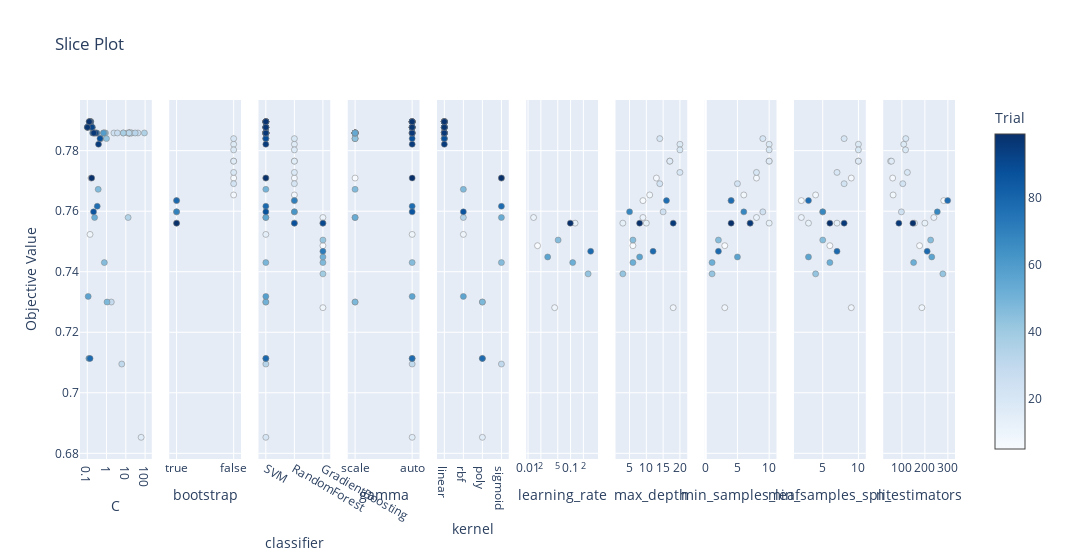

Notebook code cell kept with this figure:
### Code cell
# 3. Slice Plot
plot_slice(study).show()

### Figure 1 — Plotly figure (JSON) as saved in the notebook; plotly's stock layout.template omitted (floating-point values rounded to 4 significant figures)
{"data": [{"marker": {"color": [5, 9, 16, 19, 20, 21, 22, 23, 24, 25, 26, 27, 28, 29, 30, 31, 32, 33, 34, 35, 37, 38, 40, 41, 42, 43, 44, 46, 47, 48, 50, 51, 52, 53, 54, 55, 56, 57, 58, 59, 61, 62, 63, 64, 65, 66, 67, 68, 71, 72, 73, 74, 75, 76, 77, 78, 79, 80, 81, 82, 83, 84, 85, 86, 88, 89, 91, 92, 93, 94, 95, 96, 97, 98, 99], "colorbar": {"title": {"text": "Trial"}, "x": 1, "xpad": 40}, "colorscale": [[0, "rgb(247,251,255)"], [0.125, "rgb(222,235,247)"], [0.25, "rgb(198,219,239)"], [0.375, "rgb(158,202,225)"], [0.5, "rgb(107,174,214)"], [0.625, "rgb(66,146,198)"], [0.75, "rgb(33,113,181)"], [0.875, "rgb(8,81,156)"], [1, "rgb(8,48,107)"]], "line": {"color": "Grey", "width": 0.5}, "showscale": true}, "mode": "markers", "name": "Feasible Trial", "showlegend": false, "type": "scatter", "x": [0.1546, 0.1382, 62.35, 11.9, 15.79, 14.52, 15.39, 7.366, 14.9, 2.402, 42.57, 3.661, 20.22, 1.765, 6.147, 18.77, 14.7, 30.72, 13.14, 92.08, 7.433, 0.8784, 0.6912, 0.4915, 0.7889, 0.9897, 0.4857, 0.7683, 0.3681, 1.057, 0.2526, 0.2367, 0.2276, 0.2396, 0.1899, 0.1045, 0.1114, 0.3158, 0.1209, 0.6987, 0.1853, 0.1498, 0.1443, 0.1439, 0.1462, 0.1513, 0.156, 0.1577, 0.1039, 0.1704, 0.1466, 0.1402, 0.1265, 0.1347, 0.3277, 0.1391, 0.1998, 0.2947, 0.1351, 0.139, 0.1006, 0.1697, 0.1368, 0.211, 0.4587, 0.1277, 0.1441, 0.1765, 0.2688, 0.1328, 0.3825, 0.2182, 0.1019, 0.1271, 0.1689], "xaxis": "x", "y": [0.7709, 0.7523, 0.6853, 0.7858, 0.7858, 0.7858, 0.7858, 0.7858, 0.7858, 0.7858, 0.7858, 0.7858, 0.7858, 0.73, 0.7095, 0.7858, 0.7858, 0.7858, 0.7579, 0.7858, 0.7858, 0.7858, 0.7858, 0.784, 0.7858, 0.784, 0.784, 0.743, 0.7672, 0.73, 0.7858, 0.7858, 0.7858, 0.7579, 0.7858, 0.7877, 0.7318, 0.7858, 0.7114, 0.7858, 0.7877, 0.7896, 0.7896, 0.7896, 0.7896, 0.7896, 0.7877, 0.7877, 0.7877, 0.7877, 0.7896, 0.7896, 0.7896, 0.7896, 0.7616, 0.7114, 0.7858, 0.7858, 0.7896, 0.7896, 0.7877, 0.7877, 0.7896, 0.7598, 0.784, 0.7896, 0.7896, 0.7877, 0.7858, 0.7896, 0.7821, 0.7858, 0.7877, 0.7896, 0.7709], "yaxis": "y"}, {"marker": {"color": [1, 2, 3, 7, 10, 11, 12, 13, 14, 15, 17, 18, 60, 69, 87], "colorbar": {"title": {"text": "Trial"}, "x": 1, "xpad": 40}, "colorscale": [[0, "rgb(247,251,255)"], [0.125, "rgb(222,235,247)"], [0.25, "rgb(198,219,239)"], [0.375, "rgb(158,202,225)"], [0.5, "rgb(107,174,214)"], [0.625, "rgb(66,146,198)"], [0.75, "rgb(33,113,181)"], [0.875, "rgb(8,81,156)"], [1, "rgb(8,48,107)"]], "line": {"color": "Grey", "width": 0.5}, "showscale": false}, "mode": "markers", "name": "Feasible Trial", "showlegend": false, "type": "scatter", "x": [true, false, false, true, false, false, false, false, false, false, false, true, true, true, true], "xaxis": "x2", "y": [0.7635, 0.7709, 0.7654, 0.7561, 0.7765, 0.7765, 0.7821, 0.7803, 0.7728, 0.784, 0.7691, 0.7598, 0.7598, 0.7635, 0.7561], "yaxis": "y2"}, {"marker": {"color": [0, 1, 2, 3, 4, 5, 6, 7, 8, 9, 10, 11, 12, 13, 14, 15, 16, 17, 18, 19, 20, 21, 22, 23, 24, 25, 26, 27, 28, 29, 30, 31, 32, 33, 34, 35, 36, 37, 38, 39, 40, 41, 42, 43, 44, 45, 46, 47, 48, 49, 50, 51, 52, 53, 54, 55, 56, 57, 58, 59, 60, 61, 62, 63, 64, 65, 66, 67, 68, 69, 70, 71, 72, 73, 74, 75, 76, 77, 78, 79, 80, 81, 82, 83, 84, 85, 86, 87, 88, 89, 90, 91, 92, 93, 94, 95, 96, 97, 98, 99], "colorbar": {"title": {"text": "Trial"}, "x": 1, "xpad": 40}, "colorscale": [[0, "rgb(247,251,255)"], [0.125, "rgb(222,235,247)"], [0.25, "rgb(198,219,239)"], [0.375, "rgb(158,202,225)"], [0.5, "rgb(107,174,214)"], [0.625, "rgb(66,146,198)"], [0.75, "rgb(33,113,181)"], [0.875, "rgb(8,81,156)"], [1, "rgb(8,48,107)"]], "line": {"color": "Grey", "width": 0.5}, "showscale": false}, "mode": "markers", "name": "Feasible Trial", "showlegend": false, "type": "scatter", "x": ["GradientBoosting", "RandomForest", "RandomForest", "RandomForest", "GradientBoosting", "SVM", "GradientBoosting", "RandomForest", "GradientBoosting", "SVM", "RandomForest", "RandomForest", "RandomForest", "RandomForest", "RandomForest", "RandomForest", "SVM", "RandomForest", "RandomForest", "SVM", "SVM", "SVM", "SVM", "SVM", "SVM", "SVM", "SVM", "SVM", "SVM", "SVM", "SVM", "SVM", "SVM", "SVM", "SVM", "SVM", "GradientBoosting", "SVM", "SVM", "GradientBoosting", "SVM", "SVM", "SVM", "SVM", "SVM", "GradientBoosting", "SVM", "SVM", "SVM", "GradientBoosting", "SVM", "SVM", "SVM", "SVM", "SVM", "SVM", "SVM", "SVM", "SVM", "SVM", "RandomForest", "SVM", "SVM", "SVM", "SVM", "SVM", "SVM", "SVM", "SVM", "RandomForest", "GradientBoosting", "SVM", "SVM", "SVM", "SVM", "SVM", "SVM", "SVM", "SVM", "SVM", "SVM", "SVM", "SVM", "SVM", "SVM", "SVM", "SVM", "RandomForest", "SVM", "SVM", "GradientBoosting", "SVM", "SVM", "SVM", "SVM", "SVM", "SVM", "SVM", "SVM", "SVM"], "xaxis": "x3", "y": [0.7486, 0.7635, 0.7709, 0.7654, 0.7281, 0.7709, 0.7579, 0.7561, 0.7561, 0.7523, 0.7765, 0.7765, 0.7821, 0.7803, 0.7728, 0.784, 0.6853, 0.7691, 0.7598, 0.7858, 0.7858, 0.7858, 0.7858, 0.7858, 0.7858, 0.7858, 0.7858, 0.7858, 0.7858, 0.73, 0.7095, 0.7858, 0.7858, 0.7858, 0.7579, 0.7858, 0.7393, 0.7858, 0.7858, 0.7505, 0.7858, 0.784, 0.7858, 0.784, 0.784, 0.743, 0.743, 0.7672, 0.73, 0.7449, 0.7858, 0.7858, 0.7858, 0.7579, 0.7858, 0.7877, 0.7318, 0.7858, 0.7114, 0.7858, 0.7598, 0.7877, 0.7896, 0.7896, 0.7896, 0.7896, 0.7896, 0.7877, 0.7877, 0.7635, 0.7467, 0.7877, 0.7877, 0.7896, 0.7896, 0.7896, 0.7896, 0.7616, 0.7114, 0.7858, 0.7858, 0.7896, 0.7896, 0.7877, 0.7877, 0.7896, 0.7598, 0.7561, 0.784, 0.7896, 0.7561, 0.7896, 0.7877, 0.7858, 0.7896, 0.7821, 0.7858, 0.7877, 0.7896, 0.7709], "yaxis": "y3"}, {"marker": {"color": [5, 9, 16, 19, 20, 21, 22, 23, 24, 25, 26, 27, 28, 29, 30, 31, 32, 33, 34, 35, 37, 38, 40, 41, 42, 43, 44, 46, 47, 48, 50, 51, 52, 53, 54, 55, 56, 57, 58, 59, 61, 62, 63, 64, 65, 66, 67, 68, 71, 72, 73, 74, 75, 76, 77, 78, 79, 80, 81, 82, 83, 84, 85, 86, 88, 89, 91, 92, 93, 94, 95, 96, 97, 98, 99], "colorbar": {"title": {"text": "Trial"}, "x": 1, "xpad": 40}, "colorscale": [[0, "rgb(247,251,255)"], [0.125, "rgb(222,235,247)"], [0.25, "rgb(198,219,239)"], [0.375, "rgb(158,202,225)"], [0.5, "rgb(107,174,214)"], [0.625, "rgb(66,146,198)"], [0.75, "rgb(33,113,181)"], [0.875, "rgb(8,81,156)"], [1, "rgb(8,48,107)"]], "line": {"color": "Grey", "width": 0.5}, "showscale": false}, "mode": "markers", "name": "Feasible Trial", "showlegend": false, "type": "scatter", "x": ["scale", "auto", "auto", "scale", "scale", "scale", "scale", "scale", "scale", "scale", "scale", "scale", "scale", "scale", "auto", "scale", "scale", "scale", "scale", "scale", "scale", "scale", "scale", "scale", "scale", "scale", "scale", "auto", "scale", "scale", "scale", "scale", "scale", "scale", "scale", "auto", "auto", "auto", "auto", "auto", "auto", "auto", "auto", "auto", "auto", "auto", "auto", "auto", "auto", "auto", "auto", "auto", "auto", "auto", "auto", "auto", "auto", "auto", "auto", "auto", "auto", "auto", "auto", "auto", "auto", "auto", "auto", "auto", "auto", "auto", "auto", "auto", "auto", "auto", "auto"], "xaxis": "x4", "y": [0.7709, 0.7523, 0.6853, 0.7858, 0.7858, 0.7858, 0.7858, 0.7858, 0.7858, 0.7858, 0.7858, 0.7858, 0.7858, 0.73, 0.7095, 0.7858, 0.7858, 0.7858, 0.7579, 0.7858, 0.7858, 0.7858, 0.7858, 0.784, 0.7858, 0.784, 0.784, 0.743, 0.7672, 0.73, 0.7858, 0.7858, 0.7858, 0.7579, 0.7858, 0.7877, 0.7318, 0.7858, 0.7114, 0.7858, 0.7877, 0.7896, 0.7896, 0.7896, 0.7896, 0.7896, 0.7877, 0.7877, 0.7877, 0.7877, 0.7896, 0.7896, 0.7896, 0.7896, 0.7616, 0.7114, 0.7858, 0.7858, 0.7896, 0.7896, 0.7877, 0.7877, 0.7896, 0.7598, 0.784, 0.7896, 0.7896, 0.7877, 0.7858, 0.7896, 0.7821, 0.7858, 0.7877, 0.7896, 0.7709], "yaxis": "y4"}, {"marker": {"color": [5, 9, 16, 19, 20, 21, 22, 23, 24, 25, 26, 27, 28, 29, 30, 31, 32, 33, 34, 35, 37, 38, 40, 41, 42, 43, 44, 46, 47, 48, 50, 51, 52, 53, 54, 55, 56, 57, 58, 59, 61, 62, 63, 64, 65, 66, 67, 68, 71, 72, 73, 74, 75, 76, 77, 78, 79, 80, 81, 82, 83, 84, 85, 86, 88, 89, 91, 92, 93, 94, 95, 96, 97, 98, 99], "colorbar": {"title": {"text": "Trial"}, "x": 1, "xpad": 40}, "colorscale": [[0, "rgb(247,251,255)"], [0.125, "rgb(222,235,247)"], [0.25, "rgb(198,219,239)"], [0.375, "rgb(158,202,225)"], [0.5, "rgb(107,174,214)"], [0.625, "rgb(66,146,198)"], [0.75, "rgb(33,113,181)"], [0.875, "rgb(8,81,156)"], [1, "rgb(8,48,107)"]], "line": {"color": "Grey", "width": 0.5}, "showscale": false}, "mode": "markers", "name": "Feasible Trial", "showlegend": false, "type": "scatter", "x": ["sigmoid", "rbf", "poly", "linear", "linear", "linear", "linear", "linear", "linear", "linear", "linear", "linear", "linear", "poly", "sigmoid", "linear", "linear", "linear", "rbf", "linear", "linear", "linear", "linear", "linear", "linear", "linear", "linear", "sigmoid", "rbf", "poly", "linear", "linear", "linear", "sigmoid", "linear", "linear", "rbf", "linear", "poly", "linear", "linear", "linear", "linear", "linear", "linear", "linear", "linear", "linear", "linear", "linear", "linear", "linear", "linear", "linear", "sigmoid", "poly", "linear", "linear", "linear", "linear", "linear", "linear", "linear", "rbf", "linear", "linear", "linear", "linear", "linear", "linear", "linear", "linear", "linear", "linear", "sigmoid"], "xaxis": "x5", "y": [0.7709, 0.7523, 0.6853, 0.7858, 0.7858, 0.7858, 0.7858, 0.7858, 0.7858, 0.7858, 0.7858, 0.7858, 0.7858, 0.73, 0.7095, 0.7858, 0.7858, 0.7858, 0.7579, 0.7858, 0.7858, 0.7858, 0.7858, 0.784, 0.7858, 0.784, 0.784, 0.743, 0.7672, 0.73, 0.7858, 0.7858, 0.7858, 0.7579, 0.7858, 0.7877, 0.7318, 0.7858, 0.7114, 0.7858, 0.7877, 0.7896, 0.7896, 0.7896, 0.7896, 0.7896, 0.7877, 0.7877, 0.7877, 0.7877, 0.7896, 0.7896, 0.7896, 0.7896, 0.7616, 0.7114, 0.7858, 0.7858, 0.7896, 0.7896, 0.7877, 0.7877, 0.7896, 0.7598, 0.784, 0.7896, 0.7896, 0.7877, 0.7858, 0.7896, 0.7821, 0.7858, 0.7877, 0.7896, 0.7709], "yaxis": "y5"}, {"marker": {"color": [0, 4, 6, 8, 36, 39, 45, 49, 70, 90], "colorbar": {"title": {"text": "Trial"}, "x": 1, "xpad": 40}, "colorscale": [[0, "rgb(247,251,255)"], [0.125, "rgb(222,235,247)"], [0.25, "rgb(198,219,239)"], [0.375, "rgb(158,202,225)"], [0.5, "rgb(107,174,214)"], [0.625, "rgb(66,146,198)"], [0.75, "rgb(33,113,181)"], [0.875, "rgb(8,81,156)"], [1, "rgb(8,48,107)"]], "line": {"color": "Grey", "width": 0.5}, "showscale": false}, "mode": "markers", "name": "Feasible Trial", "showlegend": false, "type": "scatter", "x": [0.01672, 0.04224, 0.0135, 0.1278, 0.2586, 0.05098, 0.1121, 0.02895, 0.2965, 0.09858], "xaxis": "x6", "y": [0.7486, 0.7281, 0.7579, 0.7561, 0.7393, 0.7505, 0.743, 0.7449, 0.7467, 0.7561], "yaxis": "y6"}, {"marker": {"color": [0, 1, 2, 3, 4, 6, 7, 8, 10, 11, 12, 13, 14, 15, 17, 18, 36, 39, 45, 49, 60, 69, 70, 87, 90], "colorbar": {"title": {"text": "Trial"}, "x": 1, "xpad": 40}, "colorscale": [[0, "rgb(247,251,255)"], [0.125, "rgb(222,235,247)"], [0.25, "rgb(198,219,239)"], [0.375, "rgb(158,202,225)"], [0.5, "rgb(107,174,214)"], [0.625, "rgb(66,146,198)"], [0.75, "rgb(33,113,181)"], [0.875, "rgb(8,81,156)"], [1, "rgb(8,48,107)"]], "line": {"color": "Grey", "width": 0.5}, "showscale": false}, "mode": "markers", "name": "Feasible Trial", "showlegend": false, "type": "scatter", "x": [6, 9, 13, 11, 18, 9, 10, 3, 17, 17, 20, 20, 20, 14, 14, 15, 3, 6, 6, 8, 5, 16, 12, 18, 8], "xaxis": "x7", "y": [0.7486, 0.7635, 0.7709, 0.7654, 0.7281, 0.7579, 0.7561, 0.7561, 0.7765, 0.7765, 0.7821, 0.7803, 0.7728, 0.784, 0.7691, 0.7598, 0.7393, 0.7505, 0.743, 0.7449, 0.7598, 0.7635, 0.7467, 0.7561, 0.7561], "yaxis": "y7"}, {"marker": {"color": [0, 1, 2, 3, 4, 6, 7, 8, 10, 11, 12, 13, 14, 15, 17, 18, 36, 39, 45, 49, 60, 69, 70, 87, 90], "colorbar": {"title": {"text": "Trial"}, "x": 1, "xpad": 40}, "colorscale": [[0, "rgb(247,251,255)"], [0.125, "rgb(222,235,247)"], [0.25, "rgb(198,219,239)"], [0.375, "rgb(158,202,225)"], [0.5, "rgb(107,174,214)"], [0.625, "rgb(66,146,198)"], [0.75, "rgb(33,113,181)"], [0.875, "rgb(8,81,156)"], [1, "rgb(8,48,107)"]], "line": {"color": "Grey", "width": 0.5}, "showscale": false}, "mode": "markers", "name": "Feasible Trial", "showlegend": false, "type": "scatter", "x": [3, 4, 8, 6, 3, 8, 10, 7, 10, 10, 10, 10, 8, 9, 5, 9, 1, 2, 1, 5, 6, 4, 2, 7, 4], "xaxis": "x8", "y": [0.7486, 0.7635, 0.7709, 0.7654, 0.7281, 0.7579, 0.7561, 0.7561, 0.7765, 0.7765, 0.7821, 0.7803, 0.7728, 0.784, 0.7691, 0.7598, 0.7393, 0.7505, 0.743, 0.7449, 0.7598, 0.7635, 0.7467, 0.7561, 0.7561], "yaxis": "y8"}, {"marker": {"color": [0, 1, 2, 3, 4, 6, 7, 8, 10, 11, 12, 13, 14, 15, 17, 18, 36, 39, 45, 49, 60, 69, 70, 87, 90], "colorbar": {"title": {"text": "Trial"}, "x": 1, "xpad": 40}, "colorscale": [[0, "rgb(247,251,255)"], [0.125, "rgb(222,235,247)"], [0.25, "rgb(198,219,239)"], [0.375, "rgb(158,202,225)"], [0.5, "rgb(107,174,214)"], [0.625, "rgb(66,146,198)"], [0.75, "rgb(33,113,181)"], [0.875, "rgb(8,81,156)"], [1, "rgb(8,48,107)"]], "line": {"color": "Grey", "width": 0.5}, "showscale": false}, "mode": "markers", "name": "Feasible Trial", "showlegend": false, "type": "scatter", "x": [6, 2, 9, 4, 9, 2, 3, 7, 10, 10, 10, 10, 7, 8, 8, 5, 4, 5, 6, 3, 5, 3, 7, 8, 6], "xaxis": "x9", "y": [0.7486, 0.7635, 0.7709, 0.7654, 0.7281, 0.7579, 0.7561, 0.7561, 0.7765, 0.7765, 0.7821, 0.7803, 0.7728, 0.784, 0.7691, 0.7598, 0.7393, 0.7505, 0.743, 0.7449, 0.7598, 0.7635, 0.7467, 0.7561, 0.7561], "yaxis": "y9"}, {"marker": {"color": [0, 1, 2, 3, 4, 6, 7, 8, 10, 11, 12, 13, 14, 15, 17, 18, 36, 39, 45, 49, 60, 69, 70, 87, 90], "colorbar": {"title": {"text": "Trial"}, "x": 1, "xpad": 40}, "colorscale": [[0, "rgb(247,251,255)"], [0.125, "rgb(222,235,247)"], [0.25, "rgb(198,219,239)"], [0.375, "rgb(158,202,225)"], [0.5, "rgb(107,174,214)"], [0.625, "rgb(66,146,198)"], [0.75, "rgb(33,113,181)"], [0.875, "rgb(8,81,156)"], [1, "rgb(8,48,107)"]], "line": {"color": "Grey", "width": 0.5}, "showscale": false}, "mode": "markers", "name": "Feasible Trial", "showlegend": false, "type": "scatter", "x": [177, 282, 60, 62, 187, 239, 200, 155, 51, 55, 108, 116, 124, 117, 104, 98, 278, 225, 151, 230, 254, 299, 210, 87, 148], "xaxis": "x10", "y": [0.7486, 0.7635, 0.7709, 0.7654, 0.7281, 0.7579, 0.7561, 0.7561, 0.7765, 0.7765, 0.7821, 0.7803, 0.7728, 0.784, 0.7691, 0.7598, 0.7393, 0.7505, 0.743, 0.7449, 0.7598, 0.7635, 0.7467, 0.7561, 0.7561], "yaxis": "y10"}], "layout": {"title": {"text": "Slice Plot"}, "width": 3000, "xaxis": {"anchor": "y", "domain": [0, 0.082], "title": {"text": "C"}, "type": "log"}, "xaxis10": {"anchor": "y10", "domain": [0.918, 1.0], "title": {"text": "n_estimators"}}, "xaxis2": {"anchor": "y2", "categoryarray": [true, false], "categoryorder": "array", "domain": [0.102, 0.184], "title": {"text": "bootstrap"}, "type": "category"}, "xaxis3": {"anchor": "y3", "categoryarray": ["SVM", "RandomForest", "GradientBoosting"], "categoryorder": "array", "domain": [0.204, 0.286], "title": {"text": "classifier"}, "type": "category"}, "xaxis4": {"anchor": "y4", "categoryarray": ["scale", "auto"], "categoryorder": "array", "domain": [0.306, 0.388], "title": {"text": "gamma"}, "type": "category"}, "xaxis5": {"anchor": "y5", "categoryarray": ["linear", "rbf", "poly", "sigmoid"], "categoryorder": "array", "domain": [0.408, 0.49], "title": {"text": "kernel"}, "type": "category"}, "xaxis6": {"anchor": "y6", "domain": [0.51, 0.592], "title": {"text": "learning_rate"}, "type": "log"}, "xaxis7": {"anchor": "y7", "domain": [0.612, 0.694], "title": {"text": "max_depth"}}, "xaxis8": {"anchor": "y8", "domain": [0.714, 0.796], "title": {"text": "min_samples_leaf"}}, "xaxis9": {"anchor": "y9", "domain": [0.816, 0.898], "title": {"text": "min_samples_split"}}, "yaxis": {"anchor": "x", "domain": [0, 1], "title": {"text": "Objective Value"}}, "yaxis10": {"anchor": "x10", "domain": [0, 1], "matches": "y", "showticklabels": false}, "yaxis2": {"anchor": "x2", "domain": [0, 1], "matches": "y", "showticklabels": false}, "yaxis3": {"anchor": "x3", "domain": [0, 1], "matches": "y", "showticklabels": false}, "yaxis4": {"anchor": "x4", "domain": [0, 1], "matches": "y", "showticklabels": false}, "yaxis5": {"anchor": "x5", "domain": [0, 1], "matches": "y", "showticklabels": false}, "yaxis6": {"anchor": "x6", "domain": [0, 1], "matches": "y", "showticklabels": false}, "yaxis7": {"anchor": "x7", "domain": [0, 1], "matches": "y", "showticklabels": false}, "yaxis8": {"anchor": "x8", "domain": [0, 1], "matches": "y", "showticklabels": false}, "yaxis9": {"anchor": "x9", "domain": [0, 1], "matches": "y", "showticklabels": false}}}
